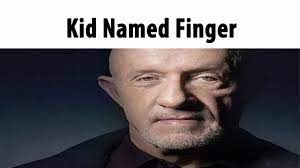
#> input picture photos/finger.jpg, 300 x 168 px
$ python basic.py
#> lines starting #> are read from the running program, lines starting #| are printed output that depends on the picture; after the words box and inside, x2 and y2 are one past the last pixel; in counts of white or black regions, pixels touching at a corner belong together
import cv2 as cv

img = cv.imread('photos/finger.jpg')
#> img is the input picture: shape (168, 300, 3); mean B, G, R 107.8, 103.5, 108.1
cv.imshow('original image', img)

# this image rn is a 3 channel, rgb image.

# Conversion into greyscale, show intensity distribution instead of colours
# cvtColor converts inverts the colour of the image, in this case from color (BGR channel) to grayscale

"""
gray = cv.cvtColor(img, cv.COLOR_BGR2GRAY)
cv.imshow('Grey', gray)
"""

# 2 - Blurring an image
# remove noise, extra elements we dont want to have, due to lighting, or camera, etc
#using a gaussian image
# params are src image, a kernel size: a 2x2 tuple window size opencv uses to comptute the gaussian blur on the image. As in DDCS, the kernel is a smaller tuple overlayed on the original to create a blur. spatial filtering using 2d convolution
# kernel size has to be odd number, to have a central pixel. Higer kernel = more blur

# then a border


blur = cv.GaussianBlur(img, (3,3), cv.BORDER_DEFAULT)
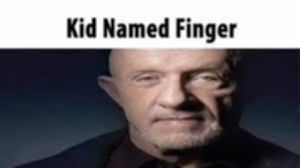
#> blur: shape (168, 300, 3); mean B, G, R 107.8, 103.5, 108.1
#cv.imshow("blurred", blur)


#3. Edge cascade
# trying to find the edges in the image
# many to choose, using the canny one here which is popular
# a multi stage algorithm blurring, gradient computation, etc

#2 threshold values.

# quite a detailed image, with info we may potentially not need, so we can pass the blurred image instead to reduce some of the edge details. far less edges will be shown. more of a sillouette


canny = cv.Canny(blur, 125, 175)
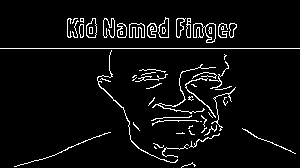
#> canny: shape (168, 300); 5.3% white in thin lines or dots, all inside (x1, y1, x2, y2) = (0, 17, 300, 168)
cv.imshow("canny", canny)


# 4. Dilate in image using a structuring element.
# element is the canny edges we have found
# take in an image or the element (canny image), kernel size, and iterations, in this case just one

# essentially makes the edge lines found a lot thicker
# can erode dilated image to restore original structuring element

dilated = cv.dilate(canny, (7,7), iterations = 3 )
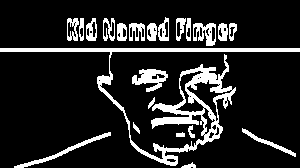
#> dilated: shape (168, 300); 14.4% white; 22 white regions, largest, box (x1, y1, x2, y2) and area: (0, 48, 300, 166) 4111, (132, 69, 168, 92) 436, (14, 132, 111, 168) 389
cv.imshow("dilate", dilated)

#5. Eroding
# attempts to undo the dilation, not perfect but does 'sharpen' the image in a sense


eroded = cv.erode(dilated, (7,7), iterations = 3)
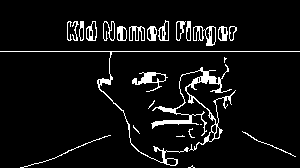
#> eroded: shape (168, 300); 6.8% white in thin lines or dots, all inside (x1, y1, x2, y2) = (0, 20, 300, 168)
cv.imshow("eroded", eroded)

#resize and crop an image
# already done resizing, using the cv.resize func

# 2nd param is the final resolution, the size of the final image
# cv interpolation occurs naturally, useful if shrinking the iamge inter_area, or default
# inter_linear if enlarging
# inter_cubic if enlarging - slower but high quality.

"""
resized = cv.resize(img, (750,100), interpolation= cv.INTER_CUBIC)
cv.imshow("resize", resized)
"""

# cropping
# images are arrays, can do array slicing, select portion based on pixel values
# so pixels in between 50 and 200 pixels int he y axis
# pixels between 200 and 400 in the x axis are shown


crop = img[50:200, 200:400]
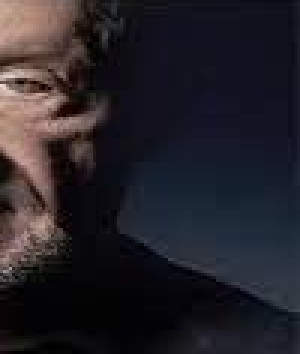
#> crop: shape (118, 100, 3) (shown 3 times larger); mean B, G, R 40.3, 33.8, 37.3
cv.imshow("cropped", crop)


cv.waitKey(0)
